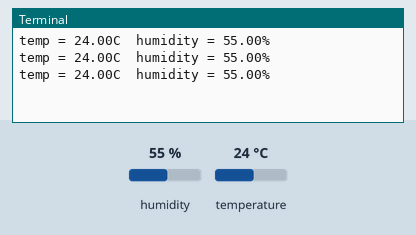
Bench run of a program on a simulated Raspberry Pi (BCM pin numbers) with a GrovePi. Shown: the last lines printed to the terminal. Inputs (shaded band) come from the test bench; at power-on: humidity 55 %, temperature 24 °C.

Above: at 1.2 s.
1.3 s: humidity set to 22 %
At 1.71 s:
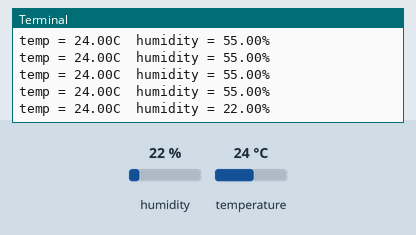
2.8 s: temperature set to 12 °C
At 2.91 s:
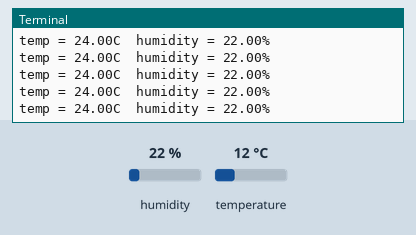
4.3 s: humidity set to 40 %
At 4.41 s:
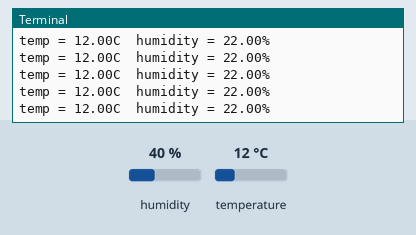
Timing chart, 0 to 7.3 s (numbered marks = the images above; inputs shaded):
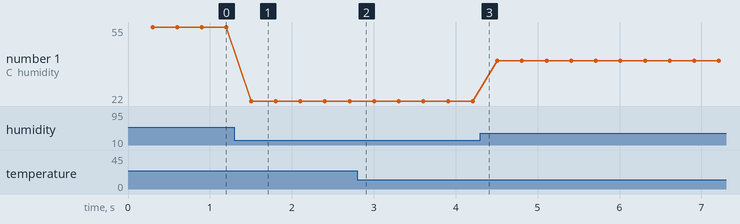

The program:

dht22.py
```python
from grovepi import *
import math
# Connect the Grove Temperature & Humidity Sensor Pro to digital port D4
# This example uses the blue colored sensor.
# SIG,NC,VCC,GND
sensor = 7  # The Sensor goes on digital port 4.

# temp_humidity_sensor_type
# Grove Base Kit comes with the blue sensor.
blue = 0    # The Blue colored sensor.
white = 1   # The White colored sensor.

while True:
    try:
        # This example uses the blue colored sensor.
        # The first parameter is the port, the second parameter is the type of sensor.
        [temp,humidity] = dht(sensor,blue)
        if math.isnan(temp) == False and math.isnan(humidity) == False:
            #print("temp = %.02f C humidity =%.02f%%"%(temp, humidity))
            print("temp = {:.2f}C\thumidity = {:.2f}%".format(temp, humidity))

    except IOError:
        print ("Error")
```

Measured:
- after the input at 1.3 s, the terminal: prints a new line after 0.20 s (image 1)
- plotted number 1: 55 → 22 after the input at 1.3 s, 22 → 40 after the input at 4.3 s
